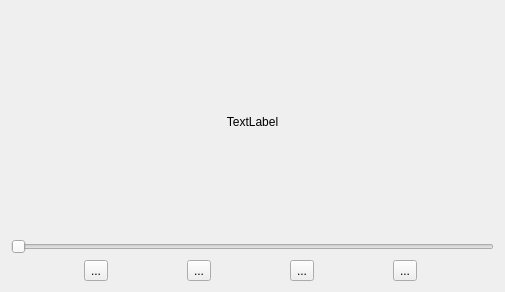
<?xml version="1.0" encoding="UTF-8"?>
<ui version="4.0">
 <class>CDialog</class>
 <widget class="QDialog" name="CDialog">
  <property name="geometry">
   <rect>
    <x>0</x>
    <y>0</y>
    <width>505</width>
    <height>292</height>
   </rect>
  </property>
  <property name="windowTitle">
   <string>Dialog</string>
  </property>
  <layout class="QGridLayout" name="gridLayout">
   <item row="0" column="0">
    <widget class="QLabel" name="m_movieLabel">
     <property name="sizePolicy">
      <sizepolicy hsizetype="Ignored" vsizetype="Ignored">
       <horstretch>0</horstretch>
       <verstretch>0</verstretch>
      </sizepolicy>
     </property>
     <property name="autoFillBackground">
      <bool>true</bool>
     </property>
     <property name="text">
      <string>TextLabel</string>
     </property>
     <property name="alignment">
      <set>Qt::AlignCenter</set>
     </property>
    </widget>
   </item>
   <item row="1" column="0">
    <widget class="QSlider" name="m_frameSlider">
     <property name="orientation">
      <enum>Qt::Horizontal</enum>
     </property>
    </widget>
   </item>
   <item row="2" column="0">
    <layout class="QHBoxLayout" name="horizontalLayout">
     <item>
      <widget class="QToolButton" name="m_openButton">
       <property name="text">
        <string>...</string>
       </property>
       <property name="iconSize">
        <size>
         <width>36</width>
         <height>36</height>
        </size>
       </property>
      </widget>
     </item>
     <item>
      <widget class="QToolButton" name="m_pauseButton">
       <property name="text">
        <string>...</string>
       </property>
       <property name="iconSize">
        <size>
         <width>36</width>
         <height>36</height>
        </size>
       </property>
      </widget>
     </item>
     <item>
      <widget class="QToolButton" name="m_stopButton">
       <property name="text">
        <string>...</string>
       </property>
       <property name="iconSize">
        <size>
         <width>36</width>
         <height>36</height>
        </size>
       </property>
      </widget>
     </item>
     <item>
      <widget class="QToolButton" name="m_quitButton">
       <property name="text">
        <string>...</string>
       </property>
       <property name="iconSize">
        <size>
         <width>36</width>
         <height>36</height>
        </size>
       </property>
      </widget>
     </item>
    </layout>
   </item>
  </layout>
 </widget>
 <resources/>
 <connections/>
</ui>
